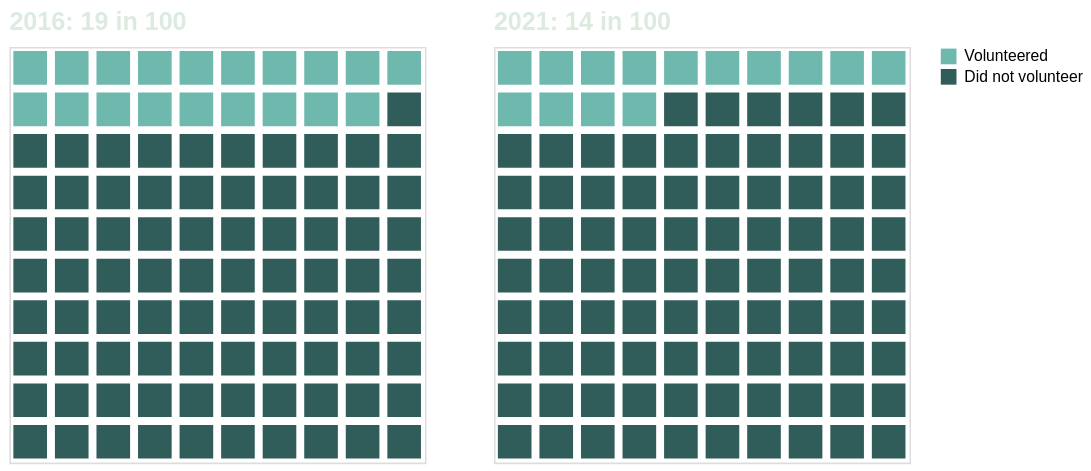

Write a Vega-Lite specification for this figure.
### Vega-Lite specification from a JSON file in a GitHub repository (floating-point values rounded to 4 significant figures)
{"$schema": "https://vega.github.io/schema/vega-lite/v5.json", "data": {"sequence": {"start": 0, "stop": 200, "as": "i"}}, "transform": [{"calculate": "datum.i < 100 ? '2016: 19 in 100' : '2021: 14 in 100'", "as": "census"}, {"calculate": "datum.i % 100", "as": "n"}, {"calculate": "floor(datum.n / 10)", "as": "row"}, {"calculate": "datum.n % 10", "as": "col"}, {"calculate": "datum.i < 100 ? 19 : 14", "as": "threshold"}, {"calculate": "datum.n < datum.threshold ? 'Volunteered' : 'Did not volunteer'", "as": "status"}], "columns": 2, "spacing": 42, "facet": {"field": "census", "type": "nominal", "title": null, "header": {"labelFontSize": 16, "labelFontWeight": 600, "labelColor": "#DCEBE0", "labelAnchor": "start", "labelPadding": 8}}, "spec": {"width": 265, "height": 265, "mark": {"type": "square", "size": 460, "cornerRadius": 2.5, "opacity": 1}, "encoding": {"x": {"field": "col", "type": "ordinal", "axis": null}, "y": {"field": "row", "type": "ordinal", "axis": null}, "color": {"field": "status", "type": "nominal", "title": null, "scale": {"domain": ["Volunteered", "Did not volunteer"], "range": ["#6FB8AE", "#305C59"]}}, "tooltip": [{"field": "census", "type": "nominal", "title": "Census"}, {"field": "status", "type": "nominal", "title": "Status"}]}}}
